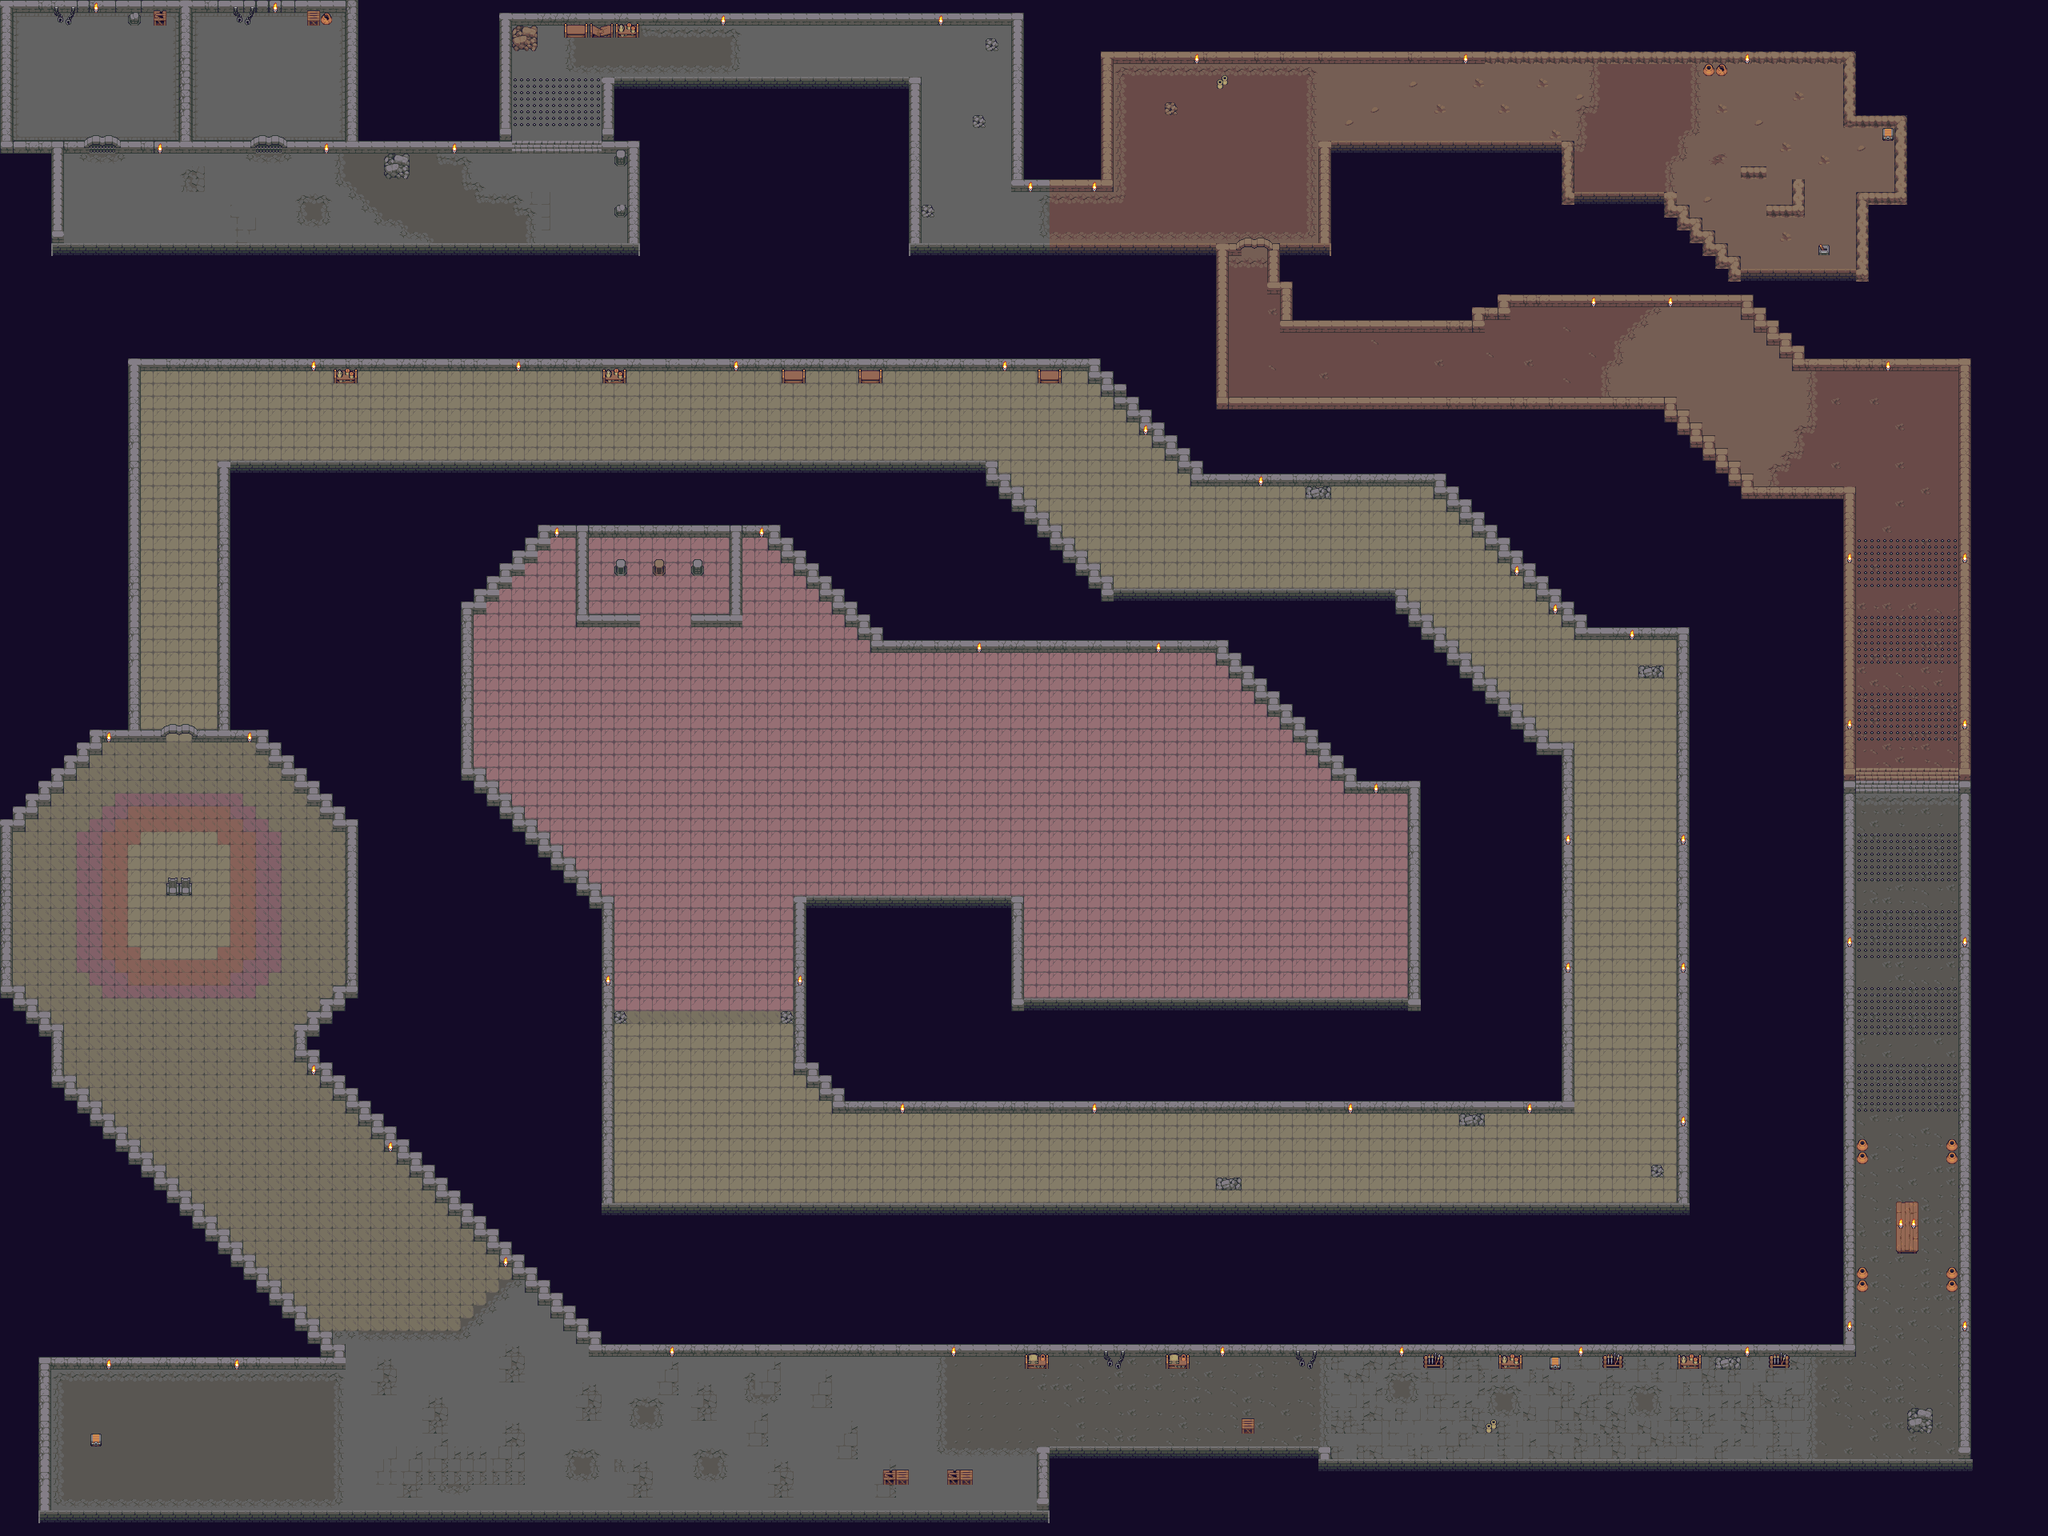

This game map was drawn from its Tiled (.tmx) file and the tilesets committed beside it. A one-line description and the trimmed map source follow:
An orthogonal 160x120 tile map with 16x16 px tiles, 3 tile layers (GroundLayer, Doors/others, arch) and 13 objects (StartingPoint, GrogoStart, Golem1, Golem2, Rat2, ...).

<map version="1.0" tiledversion="1.1.5" orientation="orthogonal" renderorder="right-down" width="160" height="120" tilewidth="16" tileheight="16" infinite="0" nextobjectid="115">
 <tileset firstgid="1" source="tiles_dungeon_v1.1.tsx" />
 <layer name="GroundLayer" width="160" height="120">
  <data>[19200 cells, 19200 non-empty, 116 distinct tile ids]</data>
 </layer>
 <layer name="Doors/others" width="160" height="120">
  <data>[19200 cells, 467 non-empty, 62 distinct tile ids]</data>
 </layer>
 <layer name="arch" width="160" height="120">
  <data>[19200 cells, 46 non-empty, 20 distinct tile ids]</data>
 </layer>
 <objectgroup name="GameObjects">
  <object id="94" name="StartingPoint" x="331" y="87.5" width="32" height="48">
   <properties>
    <property name="Collision" value="False" />
   </properties>
  </object>
  <object id="95" name="GrogoStart" x="129" y="48.5" width="32" height="48">
   <properties>
    <property name="Collision" value="False" />
   </properties>
  </object>
  <object id="96" name="Golem1" x="630.5" y="216.5" width="74" height="57">
   <properties>
    <property name="Collision" value="False" />
   </properties>
  </object>
  <object id="97" name="Golem2" x="1753" y="98" width="74" height="57">
   <properties>
    <property name="Collision" value="False" />
   </properties>
  </object>
  <object id="98" name="Rat2" x="2216.83" y="178.667" width="42" height="22">
   <properties>
    <property name="Collision" value="False" />
   </properties>
  </object>
  <object id="100" name="Rat1" x="1424.5" y="252" width="42" height="22">
   <properties>
    <property name="Collision" value="False" />
   </properties>
  </object>
  <object id="101" name="Golem3" x="2349.5" y="510.5" width="74" height="57">
   <properties>
    <property name="Collision" value="False" />
   </properties>
  </object>
  <object id="103" name="Golem4" x="2259" y="1729" width="74" height="57" />
  <object id="106" name="Rat3" x="406" y="1534" width="42" height="24" />
  <object id="108" name="Golem6" x="299" y="1770" width="61" height="78" />
  <object id="110" name="Golem5" x="765" y="509" width="74" height="57" />
  <object id="111" name="Guard2" x="1179" y="1413" width="67" height="72" />
  <object id="113" name="Zatolib" x="1449" y="1008" width="98" height="151" />
 </objectgroup>
</map>
